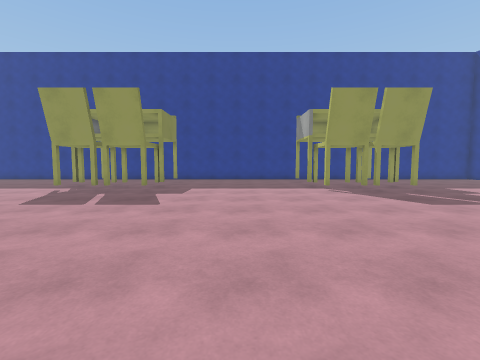
view 1 (above)

24 first-person views from a walk through a Unity game level. The camera is 1.3 m above the floor, tilts 4° down and sees 90° across. The floor is counted in squares, 1 m on a side. Each view is taken from the middle of a square. On the plan, view 1 faces up. The plan holds only what a view shows up to about 12 squares ahead; the rest is blank. The place goes on beyond the plan. Surface patterns are stand-ins for the level's own textures.

view 2
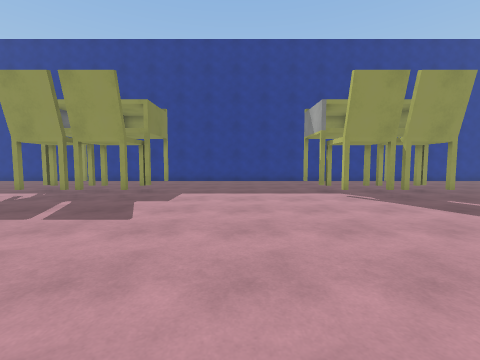

view 3
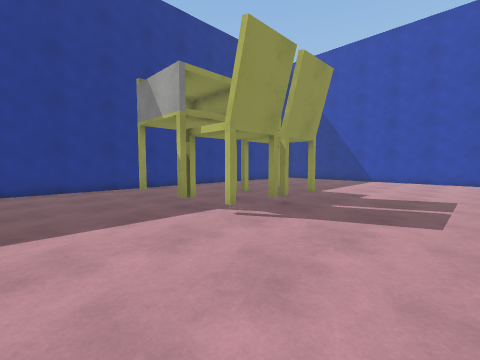

view 4
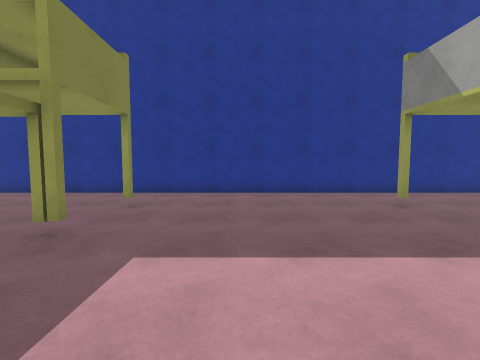

view 5
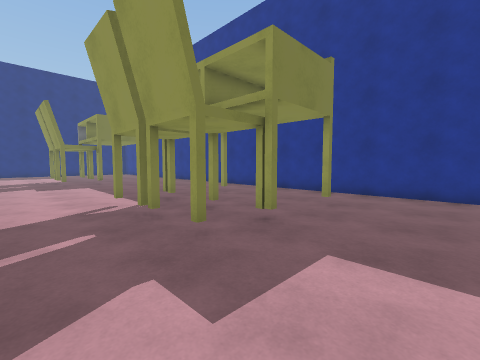

view 6
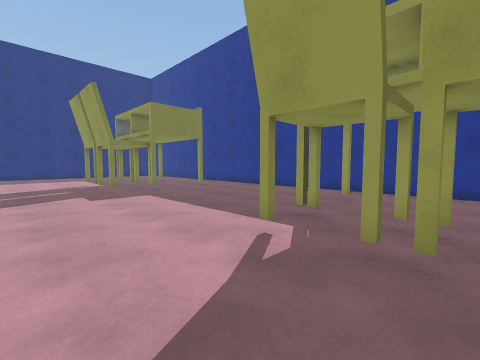

view 7
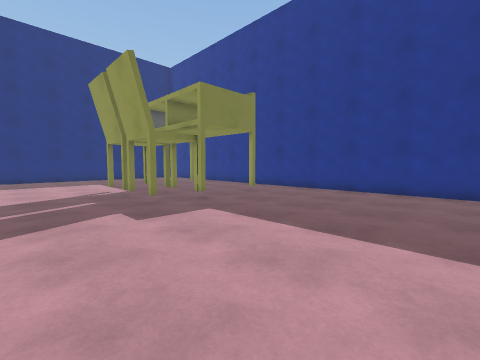

view 8
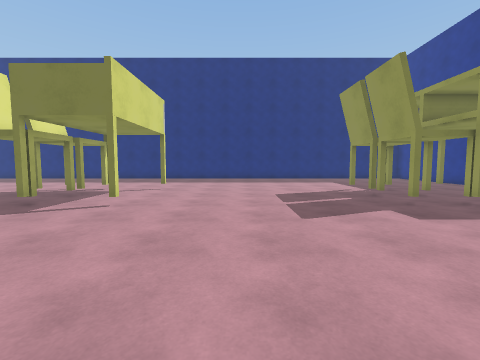

view 9
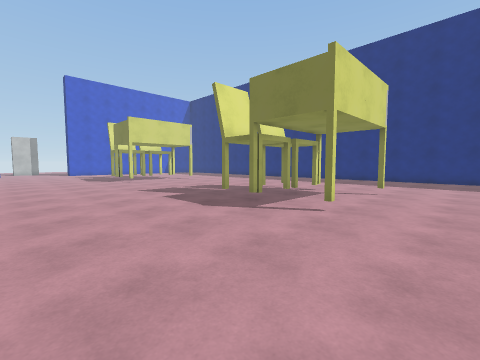

view 10
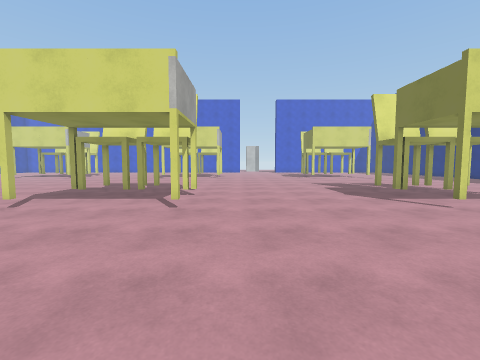

view 11
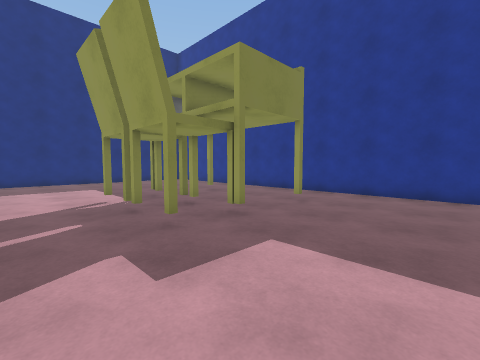

view 12
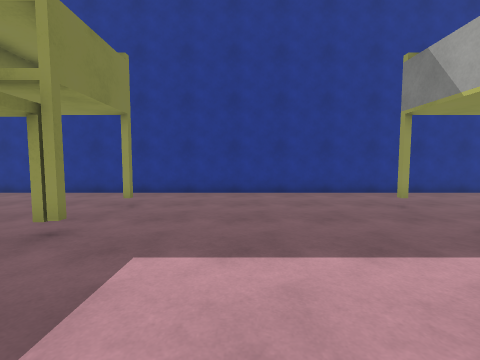

view 13
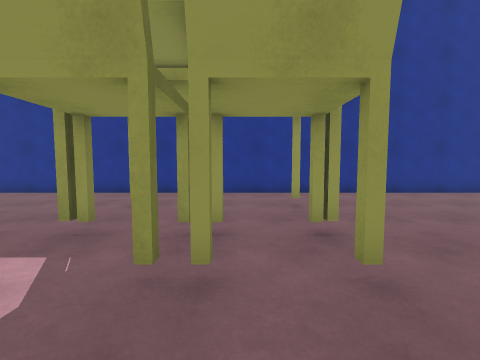

view 14
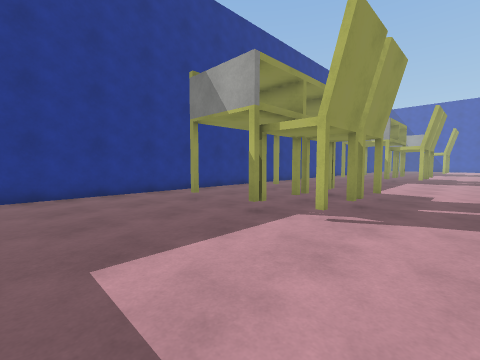

view 15
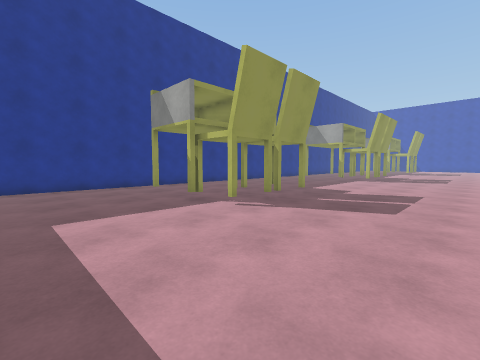

view 16
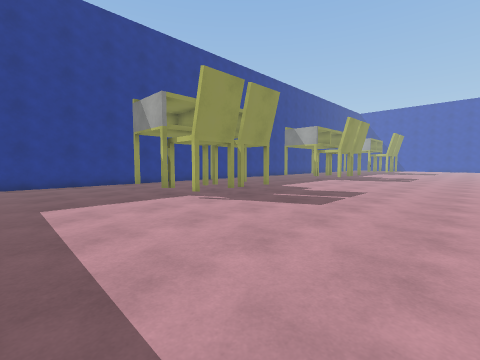

view 17
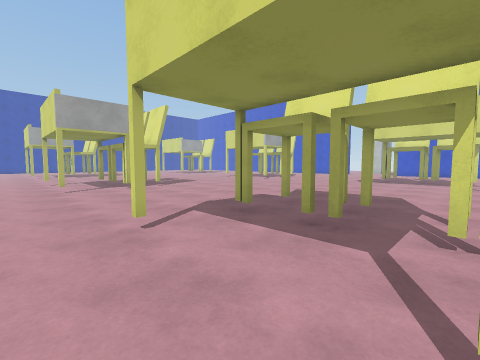

view 18
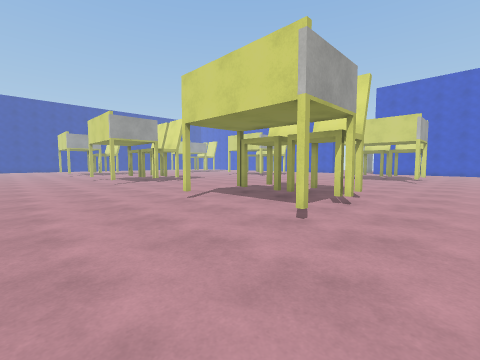

view 19
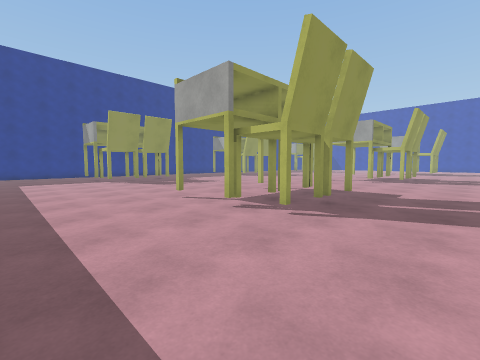

view 20
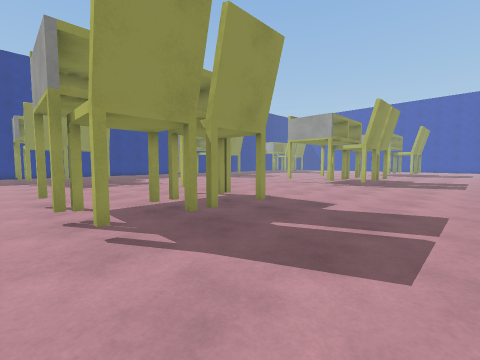

view 21
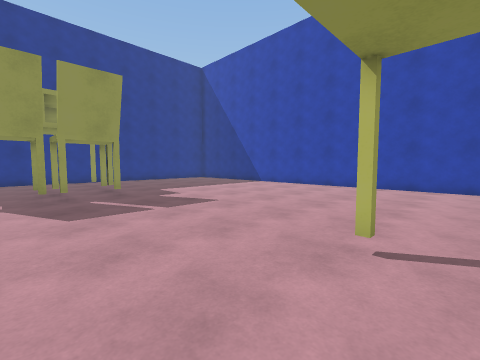

view 22
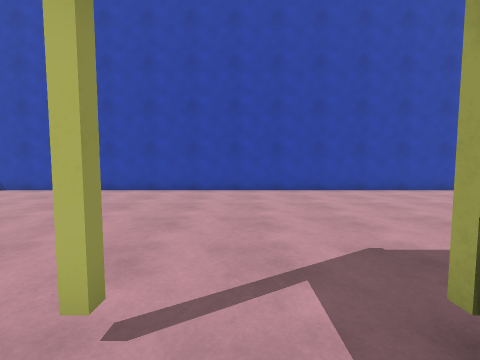

view 23
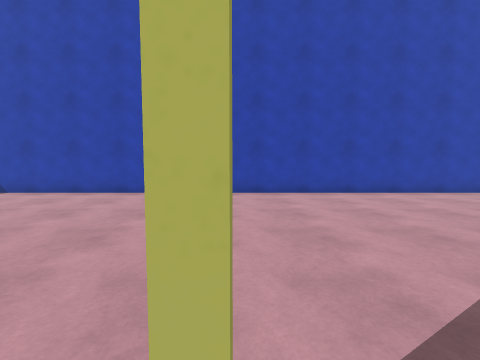

view 24
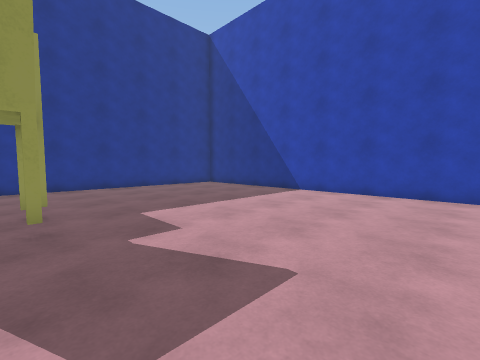

### Floor plan
Key: @ floor where view 1 was taken; # wall or solid block; . floor; T thing the floor can be seen under or through.
Columns run from 27 left of view 1 to 19 right of it. Each row starts with its distance up from view 1.
 20 ########################################
 19 ........................................
 18 .........................................
 17 ..........................................
 16 .....#....#.......#....#.......#.... ......
 15 ............................................
 14 .............................................
 13 .......TTT..........###..........###..........#
 12 .......TTT..........###..........###..........#
 11 ..............................................#
 10 ..............................................#
  9 ..............................................#
  8 ..............................................#
  7 ..............................................#
  6 ..............................................#
  5 ..............................................#
  4 ..............................................#
  3 ............................... ..............#
  2 .....#....#.......#....#.......  ...#.........#
  1 .........................       . ............#
  0 .......................... @        ..........#
 -1 .......###..........###....        #..........#
 -2 .......###..........###....          .........#
 -3 ................... .......           ........#
 -4 ...................                    .......#
 -5  ...................                    ......#
 -6 . ...................                     ....#
 -7   ...................                      ...#

Positions as (right, up) in squares from view 1, and headings:
1: (0, 0), facing up
2: (0, 2), facing up
3: (0, 7), facing up-right
4: (-1, 9), facing up
5: (-1, 9), facing up-left
6: (-6, 8), facing up-left
7: (-10, 8), facing up-left
8: (-10, 6), facing left
9: (-11, 5), facing down-left
10: (-11, 9), facing down
11: (-13, 9), facing up-left
12: (-14, 9), facing up
13: (-19, 9), facing up
14: (-27, 9), facing up-right
15: (-27, 6), facing up-right
16: (-27, 4), facing up-right
17: (-22, 4), facing down-right
18: (-25, 7), facing down-right
19: (-27, -6), facing up-right
20: (-23, -7), facing up-right
21: (5, 1), facing up-right
22: (7, 1), facing right
23: (8, 2), facing right
24: (8, 6), facing up-right
